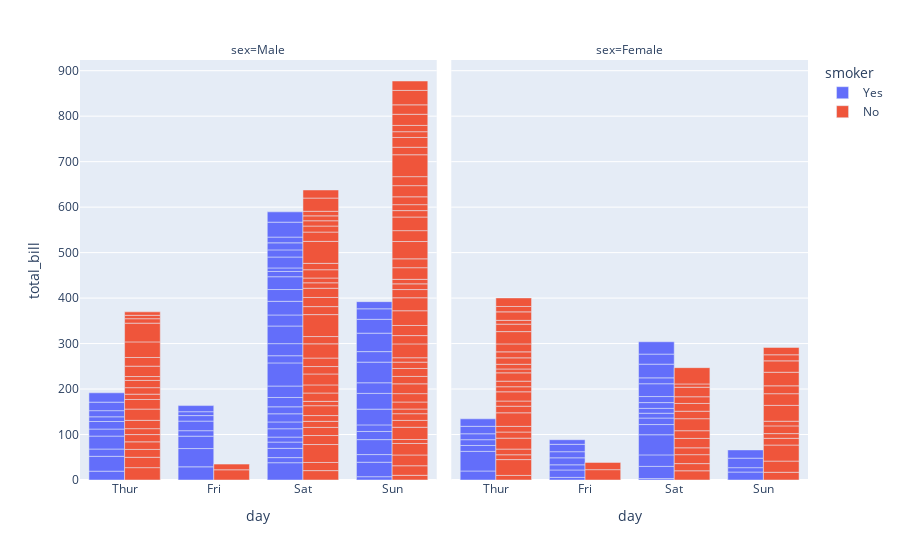

The cell this chart's notebook holds for it:
### Code cell
import plotly.express as px
df = px.data.tips()
print(df[:5])
fig = px.bar(df, x="day", y="total_bill", color="smoker", barmode="group", facet_col="sex",
             category_orders={"day": ["Thur", "Fri", "Sat", "Sun"],
                              "smoker": ["Yes", "No"],
                              "sex": ["Male", "Female"]})
fig.show()

### Figure 1 — Plotly figure (JSON) as saved in the notebook; plotly's stock layout.template omitted (floating-point values rounded to 4 significant figures)
{"data": [{"alignmentgroup": "True", "hovertemplate": "smoker=Yes<br>sex=Male<br>day=%{x}<br>total_bill=%{y}<extra></extra>", "legendgroup": "Yes", "marker": {"color": "#636efa", "pattern": {"shape": ""}}, "name": "Yes", "offsetgroup": "Yes", "orientation": "v", "showlegend": true, "textposition": "auto", "type": "bar", "x": ["Sat", "Sat", "Sat", "Sat", "Sat", "Sat", "Sat", "Sat", "Thur", "Thur", "Fri", "Fri", "Fri", "Fri", "Fri", "Sat", "Sat", "Sat", "Thur", "Sat", "Sat", "Sun", "Sun", "Sun", "Sun", "Sun", "Sun", "Sun", "Sun", "Sun", "Sun", "Sun", "Sun", "Sun", "Sun", "Sun", "Thur", "Thur", "Thur", "Thur", "Thur", "Thur", "Thur", "Sat", "Sat", "Sat", "Sat", "Sat", "Sat", "Sat", "Sat", "Fri", "Fri", "Fri", "Sat", "Sat", "Sat", "Sat", "Sat", "Sat"], "xaxis": "x", "y": [38.01, 11.24, 20.29, 13.81, 11.02, 18.29, 15.01, 17.92, 19.44, 32.68, 28.97, 40.17, 27.28, 12.03, 21.01, 15.36, 20.49, 25.21, 16, 50.81, 15.81, 7.25, 31.85, 16.82, 32.9, 17.89, 14.48, 34.63, 34.65, 23.33, 45.35, 23.17, 40.55, 30.46, 23.1, 15.69, 28.44, 15.48, 16.58, 10.34, 13.51, 18.71, 20.53, 26.59, 38.73, 24.27, 30.06, 25.89, 28.15, 11.59, 7.74, 12.16, 8.58, 13.42, 24.01, 15.69, 15.53, 12.6, 32.83, 22.67], "yaxis": "y"}, {"alignmentgroup": "True", "hovertemplate": "smoker=Yes<br>sex=Female<br>day=%{x}<br>total_bill=%{y}<extra></extra>", "legendgroup": "Yes", "marker": {"color": "#636efa", "pattern": {"shape": ""}}, "name": "Yes", "offsetgroup": "Yes", "orientation": "v", "showlegend": false, "textposition": "auto", "type": "bar", "x": ["Sat", "Sat", "Sat", "Fri", "Fri", "Fri", "Fri", "Sat", "Sat", "Sat", "Sun", "Sat", "Sat", "Sun", "Sun", "Sun", "Thur", "Thur", "Thur", "Thur", "Thur", "Thur", "Thur", "Sat", "Sat", "Sat", "Sat", "Sat", "Fri", "Fri", "Fri", "Sat", "Sat"], "xaxis": "x2", "y": [3.07, 26.86, 25.28, 5.75, 16.32, 11.35, 15.38, 44.3, 22.42, 14.31, 17.51, 10.59, 10.63, 9.6, 20.9, 18.15, 19.81, 43.11, 13, 12.74, 13, 16.4, 16.47, 12.76, 13.27, 28.17, 12.9, 30.14, 13.42, 16.27, 10.09, 22.12, 27.18], "yaxis": "y2"}, {"alignmentgroup": "True", "hovertemplate": "smoker=No<br>sex=Male<br>day=%{x}<br>total_bill=%{y}<extra></extra>", "legendgroup": "No", "marker": {"color": "#EF553B", "pattern": {"shape": ""}}, "name": "No", "offsetgroup": "No", "orientation": "v", "showlegend": true, "textposition": "auto", "type": "bar", "x": ["Sun", "Sun", "Sun", "Sun", "Sun", "Sun", "Sun", "Sun", "Sun", "Sun", "Sun", "Sun", "Sun", "Sat", "Sat", "Sat", "Sat", "Sat", "Sat", "Sat", "Sat", "Sat", "Sat", "Sat", "Sat", "Sat", "Sat", "Sat", "Sat", "Sun", "Sun", "Sun", "Sun", "Sun", "Sun", "Sun", "Sun", "Sun", "Sun", "Sun", "Sun", "Sun", "Sat", "Sat", "Sat", "Sat", "Sat", "Sat", "Thur", "Thur", "Thur", "Thur", "Thur", "Thur", "Thur", "Thur", "Thur", "Fri", "Fri", "Sat", "Sat", "Sun", "Sun", "Sun", "Thur", "Thur", "Thur", "Thur", "Thur", "Thur", "Thur", "Thur", "Thur", "Thur", "Sun", "Sun", "Sun", "Sun", "Sun", "Sun", "Sun", "Sun", "Sun", "Sun", "Sun", "Sun", "Sun", "Sun", "Thur", "Sat", "Sat", "Sat", "Sat", "Sat", "Sat", "Sat", "Sat"], "xaxis": "x", "y": [10.34, 21.01, 23.68, 25.29, 8.77, 26.88, 15.04, 14.78, 10.27, 15.42, 18.43, 21.58, 16.29, 20.65, 17.92, 39.42, 19.82, 17.81, 13.37, 12.69, 21.7, 9.55, 18.35, 17.78, 24.06, 16.31, 18.69, 31.27, 16.04, 17.46, 13.94, 9.68, 30.4, 18.29, 22.23, 32.4, 28.55, 18.04, 12.54, 9.94, 25.56, 19.49, 48.27, 17.59, 20.08, 20.23, 12.02, 10.51, 27.2, 22.76, 17.29, 16.66, 15.98, 13.03, 18.28, 24.71, 21.16, 22.49, 12.46, 18.24, 14, 38.07, 23.95, 29.93, 11.69, 14.26, 15.95, 8.52, 22.82, 19.08, 34.3, 41.19, 9.78, 7.51, 14.07, 13.13, 17.26, 24.55, 19.77, 48.17, 16.49, 21.5, 12.66, 13.81, 24.52, 20.76, 31.71, 20.69, 7.56, 48.33, 20.45, 13.28, 11.61, 10.77, 10.07, 29.03, 17.82], "yaxis": "y"}, {"alignmentgroup": "True", "hovertemplate": "smoker=No<br>sex=Female<br>day=%{x}<br>total_bill=%{y}<extra></extra>", "legendgroup": "No", "marker": {"color": "#EF553B", "pattern": {"shape": ""}}, "name": "No", "offsetgroup": "No", "orientation": "v", "showlegend": false, "textposition": "auto", "type": "bar", "x": ["Sun", "Sun", "Sun", "Sun", "Sun", "Sun", "Sat", "Sat", "Sat", "Sat", "Sat", "Sat", "Sun", "Sun", "Sat", "Sat", "Sat", "Sat", "Thur", "Thur", "Fri", "Sat", "Sat", "Sun", "Sun", "Thur", "Thur", "Thur", "Thur", "Thur", "Thur", "Thur", "Thur", "Thur", "Thur", "Thur", "Thur", "Thur", "Thur", "Thur", "Thur", "Thur", "Thur", "Thur", "Thur", "Thur", "Thur", "Sun", "Sun", "Sun", "Sun", "Fri", "Sat", "Thur"], "xaxis": "x2", "y": [16.99, 24.59, 35.26, 14.83, 10.33, 16.97, 20.29, 15.77, 19.65, 15.06, 20.69, 16.93, 10.29, 34.81, 26.41, 16.45, 17.07, 14.73, 10.07, 34.83, 22.75, 20.92, 7.25, 25.71, 17.31, 10.65, 12.43, 24.08, 13.42, 12.48, 29.8, 14.52, 11.38, 20.27, 11.17, 12.26, 18.26, 8.51, 10.33, 14.15, 13.16, 17.47, 27.05, 16.43, 8.35, 18.64, 11.87, 29.85, 25, 13.39, 16.21, 15.98, 35.83, 18.78], "yaxis": "y2"}], "layout": {"annotations": [{"font": {}, "showarrow": false, "text": "sex=Male", "x": 0.245, "xanchor": "center", "xref": "paper", "y": 1, "yanchor": "bottom", "yref": "paper"}, {"font": {}, "showarrow": false, "text": "sex=Female", "x": 0.755, "xanchor": "center", "xref": "paper", "y": 1, "yanchor": "bottom", "yref": "paper"}], "barmode": "group", "legend": {"title": {"text": "smoker"}, "tracegroupgap": 0}, "margin": {"t": 60}, "xaxis": {"anchor": "y", "categoryarray": ["Thur", "Fri", "Sat", "Sun"], "categoryorder": "array", "domain": [0, 0.49], "title": {"text": "day"}}, "xaxis2": {"anchor": "y2", "categoryarray": ["Thur", "Fri", "Sat", "Sun"], "categoryorder": "array", "domain": [0.51, 1], "matches": "x", "title": {"text": "day"}}, "yaxis": {"anchor": "x", "domain": [0, 1], "title": {"text": "total_bill"}}, "yaxis2": {"anchor": "x2", "domain": [0, 1], "matches": "y", "showticklabels": false}}}
